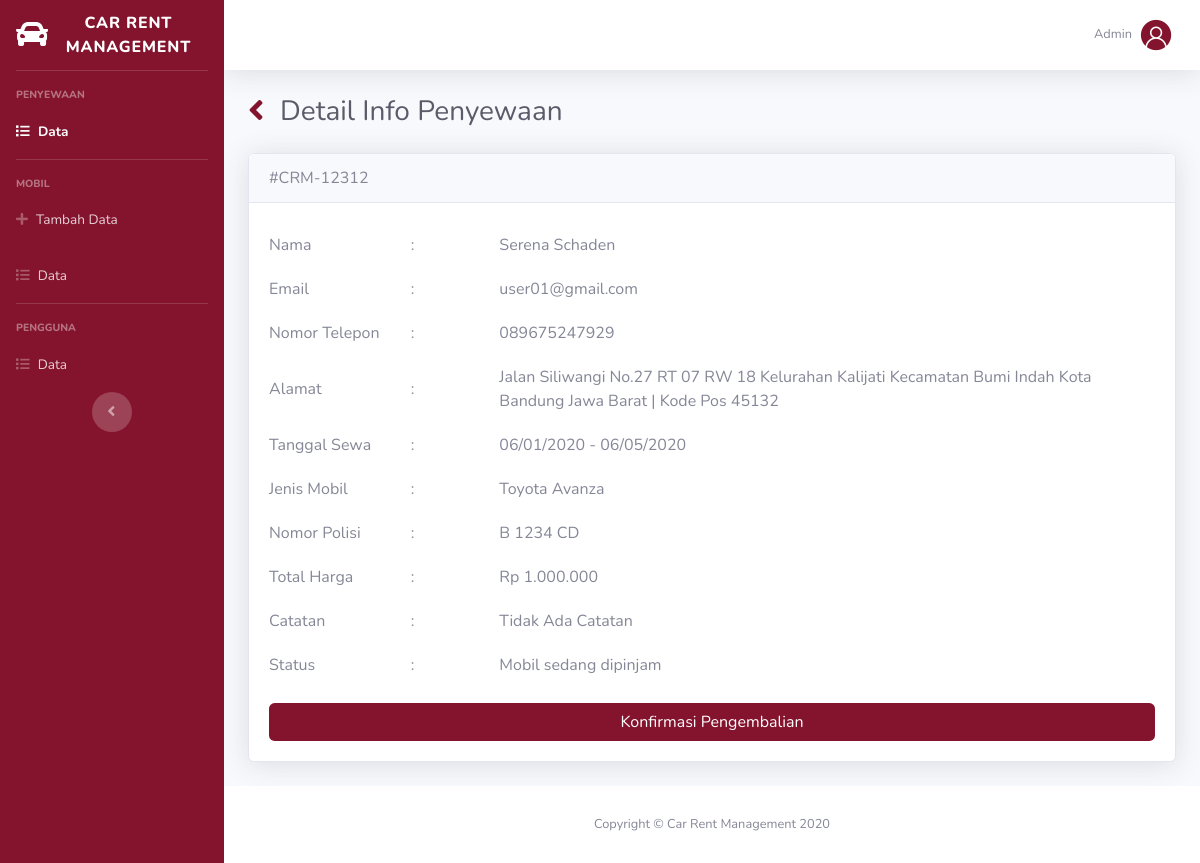
Page /admin/rent-info.php?id=CRM-12312 (signed in) on the committed database.
### tables this page shows
CREATE TABLE `users` (
  `id` int(11) NOT NULL,
  `username` varchar(64) NOT NULL,
  `password` varchar(32) NOT NULL,
  `role` int(1) NOT NULL,
  `name` varchar(255) NOT NULL,
  `email` varchar(64) NOT NULL,
  `phone` varchar(20) NOT NULL,
  `address` text NOT NULL
);

CREATE TABLE `transactions` (
  `id` varchar(20) NOT NULL,
  `user_id` int(10) NOT NULL,
  `car_id` int(10) NOT NULL,
  `date` varchar(12) NOT NULL,
  `start_date` varchar(12) NOT NULL,
  `end_date` varchar(12) NOT NULL,
  `price` int(20) NOT NULL,
  `note` text NOT NULL,
  `status` text NOT NULL
);

CREATE TABLE `cars` (
  `id` int(11) NOT NULL,
  `name` varchar(255) NOT NULL,
  `number` varchar(32) NOT NULL,
  `price` int(20) NOT NULL,
  `image` text NOT NULL
);

### admin/rent-info.php (the view, shortened to what this page needs)
<?php
  require '../config/connection.php';
  $transId = $_GET['id'];
  $queryDataTrans = mysqli_query($conn, "SELECT * FROM transactions WHERE id='$transId' ");
  $dataTrans = mysqli_fetch_assoc($queryDataTrans);
  $userId = $dataTrans['user_id'];
  $carId = $dataTrans['car_id'];
  $priceTotal = number_format($dataTrans['price'], 0, '', '.');
  if($dataTrans['status'] == 'WA'):
    $status = 'Peminjaman sedang diproses';
  elseif($dataTrans['status'] == 'B'):
    $status = 'Mobil sedang dipinjam';
  else:
    $status = 'Mobil sudah dikembalikan';
  endif;
  $queryDataUser = mysqli_query($conn, "SELECT * FROM users WHERE id='$userId' ");
  $dataUser = mysqli_fetch_assoc($queryDataUser);
  $queryDataCar = mysqli_query($conn, "SELECT * FROM cars WHERE id='$carId' ");
  $dataCar = mysqli_fetch_assoc($queryDataCar);
?>
<!DOCTYPE html>
<html lang="en">
<head>
  <link rel="stylesheet" href="../assets/plugins/fontawesome-free/css/all.min.css">
  <link rel="stylesheet" href="../assets/css/admin/sb-admin-2.min.css">
  <link rel="stylesheet" href="../assets/plugins/datatables/dataTables.bootstrap4.min.css">
  <link rel="stylesheet" href="../assets/css/admin.css">
</head>
<body id="page-top">
  <div id="wrapper">
    <ul class="navbar-nav bg-gradient-primary sidebar sidebar-dark accordion" id="accordionSidebar">
      <a class="sidebar-brand d-flex align-items-center justify-content-center" href="#">
        <div class="sidebar-brand-icon">
          <i class="fas fa-car"></i>
        </div>
        <div class="sidebar-brand-text mx-3">Car Rent Management</div>
      </a>
      <hr class="sidebar-divider">
      <div class="sidebar-heading">Penyewaan</div>
      <li class="nav-item active">
        <a class="nav-link" href="index.php">
          <i class="fas fa-list"></i>
          <span>Data</span></a>
      </li>
      <hr class="sidebar-divider">
      <div class="sidebar-heading">Mobil</div>
      <li class="nav-item">
        <a class="nav-link" href="add-car.php">
          <i class="fas fa-plus"></i>
          <span>Tambah Data</span></a>
      </li>
      <li class="nav-item">
        <a class="nav-link" href="car-data.php">
          <i class="fas fa-list"></i>
          <span>Data</span></a>
      </li>
      <hr class="sidebar-divider">
      <div class="sidebar-heading">Pengguna</div>
      <li class="nav-item">
        <a class="nav-link" href="user-data.php">
          <i class="fas fa-list"></i>
          <span>Data</span></a>
      </li>
      <div class="text-center d-none d-md-inline">
        <button class="rounded-circle border-0" id="sidebarToggle"></button>
      </div>
    </ul>
    <div id="content-wrapper" class="d-flex flex-column">
      <div id="content">
        <nav class="navbar navbar-expand navbar-light bg-white topbar mb-4 static-top shadow">
          <ul class="navbar-nav ml-auto">
            <li class="nav-item dropdown no-arrow">
              <a class="nav-link dropdown-toggle" href="#" id="userDropdown" role="button" data-toggle="dropdown" aria-haspopup="true" aria-expanded="false">
                <span class="mr-2 d-none d-lg-inline text-gray-600 small">Admin</span>
                <img class="img-profile rounded-circle" src="../assets/img/profile.png">
              </a>
            </li>
          </ul>
        </nav>
        <div class="container-fluid">
          <div class="d-sm-flex align-items-center mb-4">
            <a href="index.php" class="mr-3 a-btn-color-primary">
              <i class="fas fa-angle-left fa-2x"></i>
            </a>
            <h1 class="h3 mb-0 text-gray-800">Detail Info Penyewaan</h1>
          </div>
          <div class="row">
            <div class="col-md-12">
              <div class="card shadow mb-4">
                <div class="card-header">
                  #<?= $transId ?>
                </div>
                <div class="card-body">
                  <table id="rent-info-table">
                    <tr>
                      <td style="width: 16%;">Nama</td>
                      <td style="width: 10%;">:</td>
                      <td style="width: 84%;"><?= $dataUser['name'] ?></td>
                    </tr>
                    <tr>
                      <td>Email</td>
                      <td>:</td>
                      <td><?= $dataUser['email'] ?></td>
                    </tr>
                    <tr>
                      <td>Nomor Telepon</td>
                      <td>:</td>
                      <td><?= $dataUser['phone'] ?></td>
                    </tr>
                    <tr>
                      <td>Alamat</td>
                      <td>:</td>
                      <td><?= $dataUser['address'] ?></td>
                    </tr>
                    <tr>
                      <td>Tanggal Sewa</td>
                      <td>:</td>
                      <td><?= $dataTrans['start_date'] ?> - <?= $dataTrans['end_date'] ?></td>
                    </tr>
                    <tr>
                      <td>Jenis Mobil</td>
                      <td>:</td>
                      <td><?= $dataCar['name'] ?></td>
                    </tr>
                    <tr>
                      <td>Nomor Polisi</td>
                      <td>:</td>
                      <td><?= $dataCar['number'] ?></td>
                    </tr>
                    <tr>
                      <td>Total Harga</td>
                      <td>:</td>
                      <td>Rp <?= $priceTotal ?></td>
                    </tr>
                    <tr>
                      <td>Catatan</td>
                      <td>:</td>
                      <td><?= $dataTrans['note'] ?></td>
                    </tr>
                    <tr>
                      <td>Status</td>
                      <td>:</td>
                      <td><?= $status ?></td>
                    </tr>
                  </table>
                  <div class="row">
                    <?php if($dataTrans['status'] == 'WA'): ?>
                      <div class="col-md-12 pt-3">
                        <a href="../config/admin/confirm-order.php?status=WA&id=<?= $transId ?>" class="btn btn-color-primary btn-block">Konfirmasi Peminjaman</a>
                      </div>
                    <?php elseif($dataTrans['status'] == 'B'): ?>
                      <div class="col-md-12 pt-3">
                        <a href="../config/admin/confirm-order.php?status=B&id=<?= $transId ?>" class="btn btn-color-primary btn-block">Konfirmasi Pengembalian</a>
                      </div>
                    <?php else: ?>
                      <div class="col-md-12 pt-3 text-center">
                        <h4 class="text-muted">Peminjaman Sudah Selesai</h4>
                      </div>
                    <?php endif; ?>
                  </div>
                </div>
              </div>
            </div>
          </div>
        </div>
      </div>
      <footer class="sticky-footer bg-white">
        <div class="container my-auto">
          <div class="copyright text-center my-auto">
            <span>Copyright &copy; Car Rent Management 2020</span>
          </div>
        </div>
      </footer>
    </div>
  </div>
</body>
</html>

### assets/css/admin.css (style rules this page uses)
.bg-gradient-primary { background-color: #84142d; background-image: none; }
.a-btn-color-primary { color: #84142d; }
.btn-color-primary { background-color: #84142d; color: white; }
#rent-info-table tr td { padding: 10px 0; }

### rows in the picture
users: name "Serena Schaden", email "user01@gmail.com", phone "089675247929", address "Jalan Siliwangi No.27 RT 07 RW 18 Kelurahan Kalijati Kecamatan Bumi Indah Kota Bandung Jawa Barat | Kode Pos 45132"
transactions: start_date "06/01/2020", end_date "06/05/2020", price "1.000.000", note "Tidak Ada Catatan", status "Mobil sedang dipinjam"
cars: name "Toyota Avanza", number "B 1234 CD"

### other values in the picture
$transId "CRM-12312"
